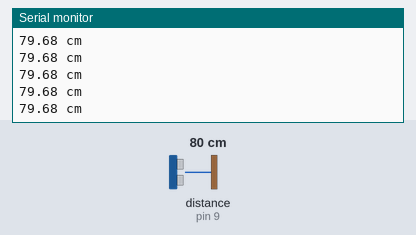
Simulated run of this sketch. Board: Arduino Uno, built with avr-gcc and run on an emulated ATmega328P. Shown: the last lines printed to the serial monitor. Wiring (inferred from the names in the program): ultrasonic range finder: trigger pin 10; echo pin 9. The inputs (shaded band) are chosen by the test bench; at power-on: distance to the obstacle (sensor on pin 9) 80 cm. The echo pulse lasts 58.3 µs per cm.

Above: at 1.2 s.
1.3 s: distance to the obstacle (sensor on pin 9) set to 299 cm
At 1.62 s:
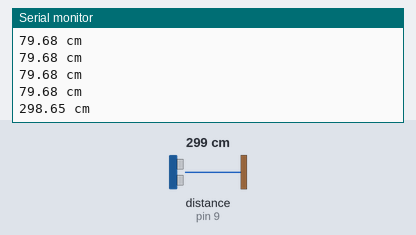
4.3 s: distance to the obstacle (sensor on pin 9) set to 2 cm
At 4.45 s:
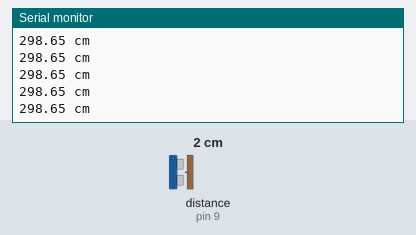
Timing chart, 0 to 7.3 s (numbered marks = the images above; inputs shaded):
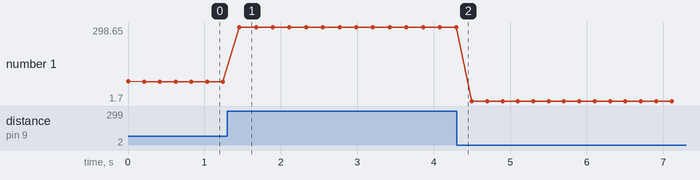

The sketch:

Task_1.1.4.ino
```cpp
int trig = 10;
int echo = 9;
void setup() {
  Serial.begin(9600);
  pinMode(trig, OUTPUT);
  pinMode(echo, INPUT);
}

void loop() {
  digitalWrite(trig, LOW);
  delayMicroseconds(2);
  digitalWrite(trig, HIGH);
  delayMicroseconds(10);
  digitalWrite(trig, LOW);
  delayMicroseconds(2);

  long duration = pulseIn(echo, HIGH);
  float distance = duration * (0.0343 / 2);

  Serial.print(distance);
  Serial.println(" cm");
  delay(200);
}
```

Measured:
- after the input at 1.3 s, the serial monitor: prints a new line after 0.16 s (image 1)
- plotted number 1: 79.68 → 298.65 after the input at 1.3 s, 298.65 → 1.7 after the input at 4.3 s
